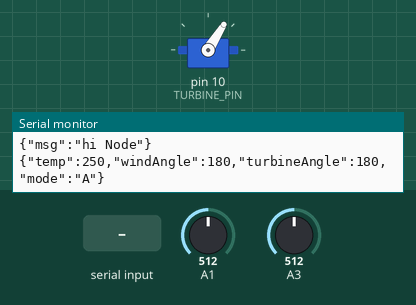
Simulated run of this sketch. Board: Arduino Uno, built with avr-gcc and run on an emulated ATmega328P. Parts: servo, the last lines printed to the serial monitor. The test bench sets the inputs (shaded band); at power-on: A1 = 512, A3 = 512.

Above: at 1.2 s.
1.3 s: A1 set to 716
At 4.1 s:
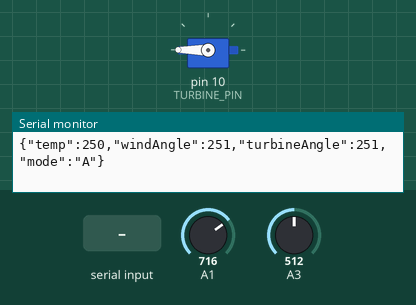
4.3 s: "M90\n" received over Serial
7.3 s: "90,45\n" received over Serial
At 9.23 s:
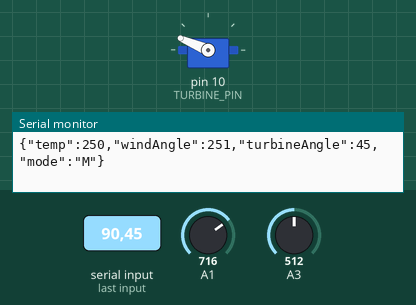
At 12.1 s:
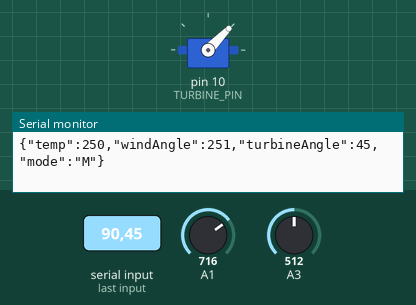
Timing chart, 0 to 13.6 s (numbered marks = the images above; inputs shaded):
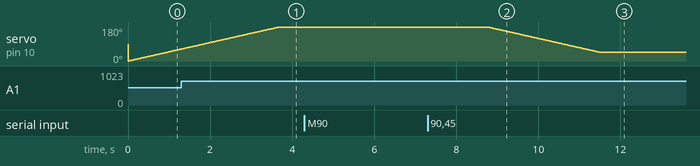

The sketch:

wind_turbine.ino
```cpp
#include <Servo.h>
#define TURBINE_PIN 10

Servo turbine;

String inputString = "";
bool stringComplete = false;
int temp = 0, windAngle = 0, turbineAngle = 0, currentAngle = 0;
long timer = 0;
char mode = 'A';
void setup() {
  Serial.begin(9600);
  inputString.reserve(100);
  Serial.println("{\"msg\":\"hi Node\"}");
  turbine.attach(TURBINE_PIN);

}

void loop()
{
  moveServo();
  if(mode == 'A')
  {
    turbineAngle = windAngle;
  }
  if (stringComplete)
  {
    if(inputString[0] == 'A') {
      mode = 'A';
    }
    else if(inputString[0] == 'M') mode = 'M';
    else turbineAngle =map(inputString.toInt(),0, 360, 0, 180);
    inputString = "";
    stringComplete = false;
   }
  getTemp();
  getWindDir();
  if(millis() - timer > 1000)
    sendData();
}
```

sensors.ino
```cpp
int getTemp()
{
  int val = analogRead(3);
  int mv = ( val/1024.0)*5000;
  temp = mv/10;

}

int getWindDir(){
  windAngle = map(analogRead(A1), 0, 1024, 0, 360);
}
```

serial_handler.ino
```cpp
void serialEvent() {
  while (Serial.available())
  {
    char inChar = (char)Serial.read();
    inputString += inChar;
    if (inChar == '\n') stringComplete = true;
  }
}

void sendData(){
   Serial.println("{\"temp\":" + (String)temp + ",\"windAngle\":" + (String) windAngle + ",\"turbineAngle\":" + (String) turbineAngle +",\"mode\":" +
   (String)(mode == 'A' ? "\"A\"": "\"M\"") + "}"  );
   timer = millis();
}
```

servo_handler.ino
```cpp
void moveServo(){
  if(currentAngle > turbineAngle)
  {
    //Serial.println(currentAngle);
    turbine.write(currentAngle--);
    delay(20);

  }else if(currentAngle < turbineAngle)
  {
   // Serial.println(currentAngle);
    turbine.write(currentAngle++);
    delay(20);
  }
}
```

Measured:
- after the input at 7.3 s, servo on pin 10 (TURBINE_PIN): moves from 180° to 46° over 2.7 s, starting after 1.5 s
